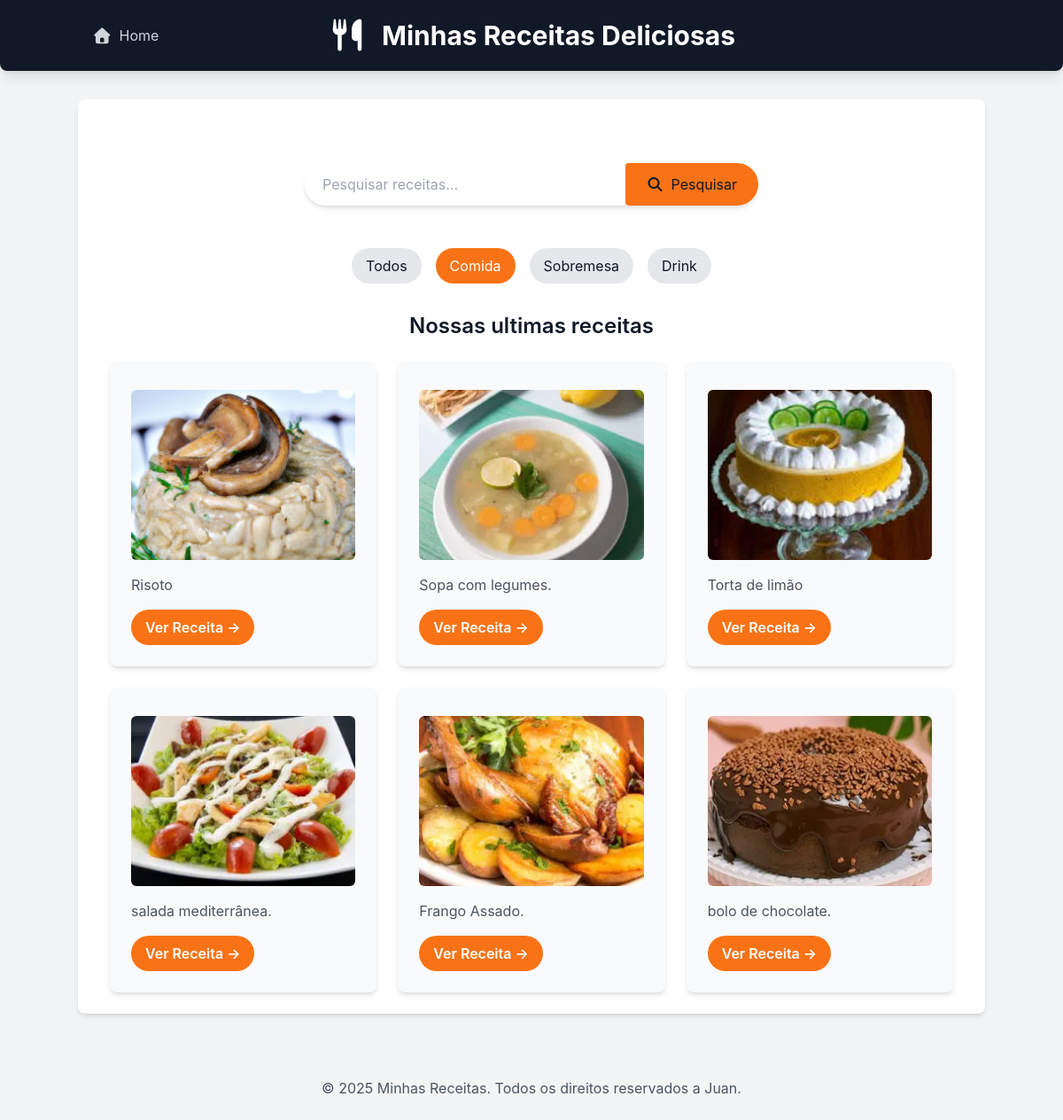
Page /receitas/?categoria=comida on the earlier database version.
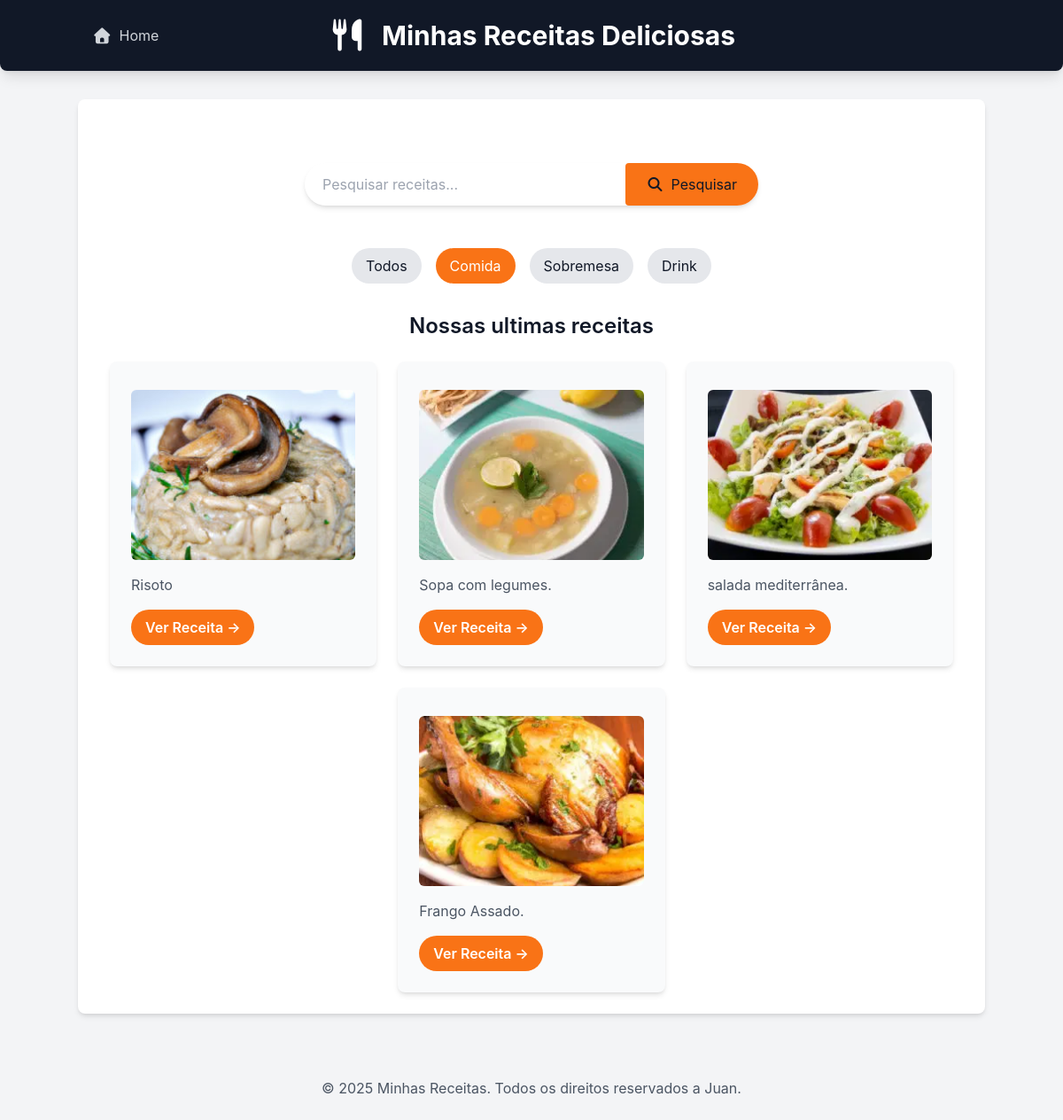
Same page on the later database version.
### receitas/models.py (models this page shows, shortened)
class Receita(models.Model):
    CATEGORIAS = [
        ('comida', 'Comida'),
        ('sobremesa', 'Sobremesa'),
        ('drink', 'Drink'),
    ]
    title = models.CharField("Título", max_length=200)
    description = models.TextField("Descrição")
    ingredients = models.TextField("Ingredientes")
    instructions = models.TextField("Modo de preparo")
    image = models.ImageField(
        "Imagem",
        upload_to='receitas/images',
        blank=True,
        null=True
    )
    categoria = models.CharField(
        "Categoria",
        max_length=20,
        choices=CATEGORIAS,
        default='comida'
    )
    created_at = models.DateTimeField(auto_now_add=True)
    updated_at = models.DateTimeField(auto_now=True)
    class Meta:
        verbose_name = "Receita"
        verbose_name_plural = "Receitas"
        ordering = ['-created_at']

### receitas/views.py (the view)
# urls.py: 2. Add a URL to urlpatterns:  path('', views.home, name='home')
def home(request):
    categoria_slug = request.GET.get('categoria')
    categorias_choices = [choice[0] for choice in Receita.CATEGORIAS]
    if categoria_slug:
        receitas = Receita.objects.filter(categoria=categoria_slug)
        categorias_selecionada = categoria_slug
    else:
        receitas = Receita.objects.all()
        categorias_selecionada = None
    return render(request, 'receitas/home.html', {
        'receitas': receitas,
        'categorias': categorias_choices,
        'categoria_selecionada': categorias_selecionada,
    })

### receitas/templates/receitas/home.html (shortened to what this page needs)
{% extends "receitas/base.html" %}
{% block content %}
    <section class="container mx-auto mt-8 p-4 flex justify-center">
        <form method="get" action="{% url 'pesquisar_receitas' %}" class="w-full max-w-lg flex bg-white rounded-full shadow-md overflow-hidden">
            <input type="text" name="q" placeholder="Pesquisar receitas..." class="flex-grow p-3 text-gray-700 focus:outline-none focus:ring-2 focus-ring-orange-500 rounded-l-full pl-5">
            <button type="submit" class="bg-orange-500 hover:bg-orange-600 text-whit p-3 px-6 rounded r-full transition duration-300 ease-in-out flex items-center justify-center">
                <i class="fas fa-search mr-2"></i> Pesquisar
            </button>
        </form>
    </section>
    <nav class="relative z-10 flex justify-center space-x-4 mb-8 mt-8">
  <a href="{% url 'home' %}"
     class="px-4 py-2 rounded-full bg-gray-200 text-gray-900 hover:bg-gray-300
            {% if not request.GET.categoria %}bg-orange-500 text-white{% endif %}">
    Todos
  </a>
  <a href="{% url 'home' %}?categoria=comida"
     class="px-4 py-2 rounded-full bg-gray-200 text-gray-900 hover:bg-gray-300
            {% if request.GET.categoria == 'comida' %}bg-orange-500 text-white{% endif %}">
    Comida
  </a>
  <a href="{% url 'home' %}?categoria=sobremesa"
     class="px-4 py-2 rounded-full bg-gray-200 text-gray-900 hover:bg-gray-300
            {% if request.GET.categoria == 'sobremesa' %}bg-orange-500 text-white{% endif %}">
    Sobremesa
  </a>
  <a href="{% url 'home' %}?categoria=drink"
     class="px-4 py-2 rounded-full bg-gray-200 text-gray-900 hover:bg-gray-300
            {% if request.GET.categoria == 'drink' %}bg-orange-500 text-white{% endif %}">
    Drink
  </a>
</nav>
        <h2 class="text-2xl font-semibold mb-6 text-center">Nossas ultimas receitas</h2>
        <div class="flex flex-wrap justify-center gap-6">
            {% for receita in receitas %}
                <div class="w-full sm:w-[calc(50%-1.5rem)] lg:w-[calc(33.333%-1.5rem)] bg-gray-50 p-6 rounded-lg shadow-md hover:shadow-lg transition-shadow duration-300 ease-in-out">
                    {% if receita.image %}
                        <img src="{{ receita.image.url }}" alt="Imagem de {{ receita.title }}" class="w-full h-48 object-cover rounded-md mb-4">
                    {% endif %}
                    <p class="text-gray-600 mb-4">{{ receita.description|truncatewords:20 }}</p>
                    <a href="{% url 'receita_detail' receita.id %}" class="inline-block bg-orange-500 hover:bg-orange-600 text-white font-semibold py-2 px-4 rounded-full transition-colors duration-300">Ver Receita &rarr;</a>
                </div>
            {% empty %}
                <p class="text-center text-gray-500 col-span-full">Nenhuma receita encontrada.</p>
            {% endfor %}
        </div>
        {% endblock %}

Differences in the rows shown:
no longer on this page (row edited): Receita: image (picture), description "Torta de limão"
no longer on this page (row edited): Receita: image (picture), description "bolo de chocolate."
